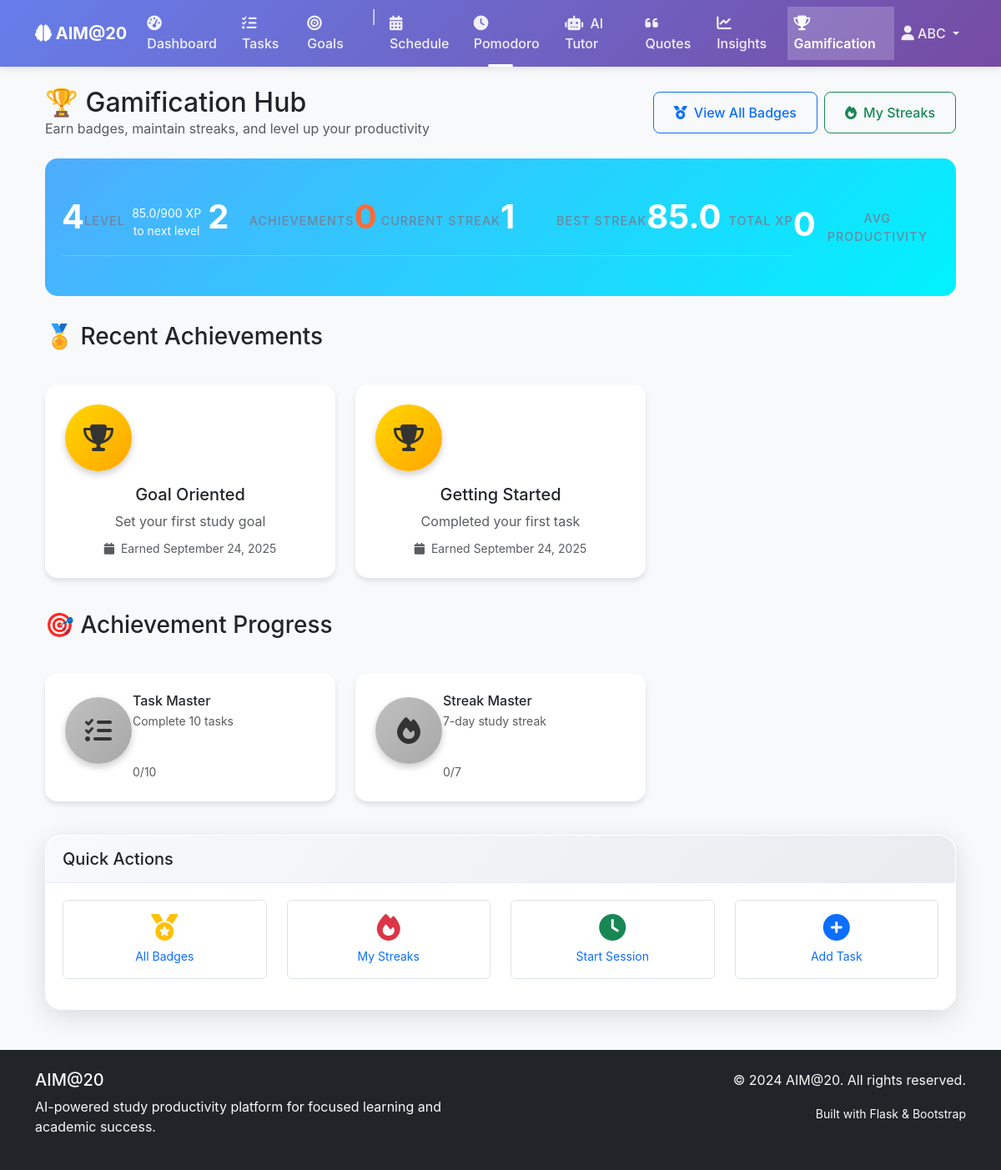
The app's page /gamification/ (signed in) with its own data.
### app/models.py (models this page shows, shortened)
class User(UserMixin, db.Model):
    id = db.Column(db.Integer, primary_key=True)
    username = db.Column(db.String(80), unique=True, nullable=False)
    email = db.Column(db.String(120), unique=True, nullable=False)
    password_hash = db.Column(db.String(128), nullable=False)
    is_admin = db.Column(db.Boolean, default=False)
    created_at = db.Column(db.DateTime, default=datetime.utcnow)
    last_login = db.Column(db.DateTime)
    tasks = db.relationship('Task', backref='user', lazy=True, cascade='all, delete-orphan')
    goals = db.relationship('Goal', backref='user', lazy=True, cascade='all, delete-orphan')
    schedules = db.relationship('Schedule', backref='user', lazy=True, cascade='all, delete-orphan')
    pomodoro_sessions = db.relationship('PomodoroSession', backref='user', lazy=True, cascade='all, delete-orphan')
    achievements = db.relationship('Achievement', backref='user', lazy=True, cascade='all, delete-orphan')
    user_settings = db.relationship('UserSettings', backref='user', lazy=True, cascade='all, delete-orphan', uselist=False)
    productivity_data = db.relationship('UserProductivity', backref='user', lazy=True, cascade='all, delete-orphan')
    ai_chats = db.relationship('AIChat', backref='user', lazy=True, cascade='all, delete-orphan')
    quizzes = db.relationship('Quiz', backref='user', lazy=True, cascade='all, delete-orphan')
    quiz_attempts = db.relationship('QuizAttempt', backref='user', lazy=True, cascade='all, delete-orphan')

class Achievement(db.Model):
    id = db.Column(db.Integer, primary_key=True)
    user_id = db.Column(db.Integer, db.ForeignKey('user.id'), nullable=False)
    achievement_type = db.Column(db.String(50), nullable=False)  # e.g., 'first_task', 'study_streak'
    title = db.Column(db.String(100), nullable=False)
    description = db.Column(db.Text)
    earned_at = db.Column(db.DateTime, default=datetime.utcnow)
    badge_image = db.Column(db.String(100))  # path to badge image

### app/routes/gamification.py (the view)
@gamification_bp.route('/')
@login_required
def index():
    achievements = Achievement.query.filter_by(user_id=current_user.id)\
        .order_by(Achievement.earned_at.desc()).all()
    stats = calculate_gamification_stats(current_user.id)
    new_achievements = check_for_new_achievements(current_user.id)
    earned_types = [ach.achievement_type for ach in achievements]
    progress_badges = []
    available_badges = [
        {'type': 'first_task', 'title': 'Getting Started', 'description': 'Complete your first task', 'icon': 'fas fa-check-circle', 'target': 1},
        {'type': 'task_master', 'title': 'Task Master', 'description': 'Complete 10 tasks', 'icon': 'fas fa-tasks', 'target': 10},
        {'type': 'streak_master', 'title': 'Streak Master', 'description': '7-day study streak', 'icon': 'fas fa-fire', 'target': 7}
    ]
    for badge in available_badges:
        if badge['type'] not in earned_types:
            progress = calculate_badge_progress(current_user.id, badge['type'])
            badge_with_progress = badge.copy()
            badge_with_progress.update(progress)
            progress_badges.append(badge_with_progress)
    return render_template('gamification/index.html',
                         achievements=achievements,
                         stats=stats,
                         new_achievements=new_achievements,
                         progress_badges=progress_badges)

### app/templates/gamification/index.html (shortened to what this page needs)
{% extends "base.html" %}
{% block content %}
<div class="container-fluid">
    <div class="row mb-4">
        <div class="col">
            <div class="d-flex justify-content-between align-items-center">
                <div>
                    <h1 class="h2 mb-0">🏆 Gamification Hub</h1>
                    <p class="text-muted mb-0">Earn badges, maintain streaks, and level up your productivity</p>
                </div>
                <div class="d-flex gap-2">
                    <a href="{{ url_for('gamification.badges') }}" class="btn btn-outline-primary">
                        <i class="fas fa-medal me-2"></i>View All Badges
                    </a>
                    <a href="{{ url_for('gamification.streaks') }}" class="btn btn-outline-success">
                        <i class="fas fa-fire me-2"></i>My Streaks
                    </a>
                </div>
            </div>
        </div>
    </div>
    <div class="stats-card">
        <div class="row text-center">
            <div class="col-lg-2 col-md-4 col-sm-6 stat-item">
                <span class="stat-value">{{ stats.level }}</span>
                <span class="stat-label">Level</span>
                <small class="d-block mt-1">{{ stats.total_points }}/{{ stats.next_level_points }} XP to next level</small>
            </div>
            <div class="col-lg-2 col-md-4 col-sm-6 stat-item">
                <span class="stat-value">{{ stats.total_achievements }}</span>
                <span class="stat-label">Achievements</span>
            </div>
            <div class="col-lg-2 col-md-4 col-sm-6 stat-item">
                <span class="stat-value streak-flame">{{ stats.current_streak }}</span>
                <span class="stat-label">Current Streak</span>
            </div>
            <div class="col-lg-2 col-md-4 col-sm-6 stat-item">
                <span class="stat-value">{{ stats.longest_streak }}</span>
                <span class="stat-label">Best Streak</span>
            </div>
            <div class="col-lg-2 col-md-4 col-sm-6 stat-item">
                <span class="stat-value">{{ stats.total_points }}</span>
                <span class="stat-label">Total XP</span>
            </div>
            <div class="col-lg-2 col-md-4 col-sm-6 stat-item">
                <span class="stat-value">{{ "%.0f"|format(stats.avg_productivity or 0) }}</span>
                <span class="stat-label">Avg Productivity</span>
            </div>
        </div>
    </div>
    <div class="row mb-4">
        <div class="col-12">
            <h3 class="mb-3">🏅 Recent Achievements</h3>
        </div>
    </div>
    <div class="row">
        {% if achievements %}
            {% for achievement in achievements[:6] %}
            <div class="col-lg-4 col-md-6 mb-4">
                <div class="achievement-card {% if achievement in new_achievements %}new-achievement{% endif %}">
                    <div class="text-center">
                        <div class="achievement-badge badge-gold">
                            <i class="fas fa-trophy"></i>
                        </div>
                        <h5 class="mb-2">{{ achievement.title }}</h5>
                        <p class="text-muted mb-2">{{ achievement.description }}</p>
                        <small class="text-muted">
                            <i class="fas fa-calendar me-1"></i>
                            Earned {{ achievement.earned_at.strftime('%B %d, %Y') }}
                        </small>
                    </div>
                </div>
            </div>
            {% endfor %}
        {% endif %}
    </div>
    {% if progress_badges %}
    <div class="row mb-4">
        <div class="col-12">
            <h3 class="mb-3">🎯 Achievement Progress</h3>
        </div>
    </div>
    <div class="row">
        {% for badge in progress_badges %}
        <div class="col-lg-4 col-md-6 mb-4">
            <div class="achievement-card">
                <div class="row align-items-center">
                    <div class="col-3">
                        <div class="achievement-badge badge-silver">
                            <i class="{{ badge.icon }}"></i>
                        </div>
                    </div>
                    <div class="col-9">
                        <h6 class="mb-1">{{ badge.title }}</h6>
                        <p class="small text-muted mb-2">{{ badge.description }}</p>
                        <div class="progress" style="height: 6px;">
                        </div>
                        <small class="text-muted">{{ badge.current }}/{{ badge.target }}</small>
                    </div>
                </div>
            </div>
        </div>
        {% endfor %}
    </div>
    {% endif %}
    <div class="row">
        <div class="col-12">
            <div class="card">
                <div class="card-header bg-light">
                    <h5 class="mb-0">Quick Actions</h5>
                </div>
                <div class="card-body">
                    <div class="row text-center">
                        <div class="col-md-3 mb-3">
                            <a href="{{ url_for('gamification.badges') }}" class="text-decoration-none">
                                <div class="p-3 border rounded hover-card">
                                    <i class="fas fa-medal fa-2x text-warning mb-2"></i>
                                    <div class="small">All Badges</div>
                                </div>
                            </a>
                        </div>
                        <div class="col-md-3 mb-3">
                            <a href="{{ url_for('gamification.streaks') }}" class="text-decoration-none">
                                <div class="p-3 border rounded hover-card">
                                    <i class="fas fa-fire fa-2x text-danger mb-2"></i>
                                    <div class="small">My Streaks</div>
                                </div>
                            </a>
                        </div>
                        <div class="col-md-3 mb-3">
                            <a href="{{ url_for('pomodoro.index') }}" class="text-decoration-none">
                                <div class="p-3 border rounded hover-card">
                                    <i class="fas fa-clock fa-2x text-success mb-2"></i>
                                    <div class="small">Start Session</div>
                                </div>
                            </a>
                        </div>
                        <div class="col-md-3 mb-3">
                            <a href="{{ url_for('tasks.create') }}" class="text-decoration-none">
                                <div class="p-3 border rounded hover-card">
                                    <i class="fas fa-plus-circle fa-2x text-primary mb-2"></i>
                                    <div class="small">Add Task</div>
                                </div>
                            </a>
                        </div>
                    </div>
                </div>
            </div>
        </div>
    </div>
</div>
{% endblock %}

### app/templates/base.html (shortened to what this page needs)
<!DOCTYPE html>
<html lang="en">
<head>
    <link href="https://cdn.jsdelivr.net/npm/bootstrap@5.3.0/dist/css/bootstrap.min.css" rel="stylesheet">
    <link rel="stylesheet" href="https://cdnjs.cloudflare.com/ajax/libs/font-awesome/6.4.0/css/all.min.css">
    <link rel="stylesheet" href="{{ url_for('static', filename='css/style.css') }}">
</head>
<body>
    <nav class="navbar navbar-expand-lg navbar-dark bg-primary">
        <div class="container">
            <a class="navbar-brand" href="{{ url_for('main.index') }}">
                <i class="fas fa-brain"></i> AIM@20
            </a>
            <div class="collapse navbar-collapse" id="navbarNav">
                <ul class="navbar-nav me-auto">
                    {% if current_user.is_authenticated %}
                        <li class="nav-item">
                            <a class="nav-link {% if request.endpoint == 'main.dashboard' %}active{% endif %}" href="{{ url_for('main.dashboard') }}"
                               data-bs-toggle="tooltip" data-bs-placement="bottom" title="Your productivity dashboard">
                                <i class="fas fa-tachometer-alt me-1"></i>
                                <span class="d-none d-lg-inline">Dashboard</span>
                            </a>
                        </li>
                        <li class="nav-item">
                            <a class="nav-link" href="{{ url_for('tasks.index') }}" data-bs-toggle="tooltip" data-bs-placement="bottom" title="Manage your study tasks">
                                <i class="fas fa-tasks me-1"></i>
                                <span class="d-none d-lg-inline">Tasks</span>
                            </a>
                        </li>
                        <li class="nav-item">
                            <a class="nav-link " href="{{ url_for('goals.index') }}" data-bs-toggle="tooltip" data-bs-placement="bottom" title="Track your study goals">
                                <i class="fas fa-bullseye me-1"></i>
                                <span class="d-none d-lg-inline">Goals</span>
                            </a>
                        </li>
                        <li class="nav-item"><span class="navbar-text text-white mx-2">|</span></li>
                        <li class="nav-item">
                            <a class="nav-link " href="{{ url_for('schedules.index') }}" data-bs-toggle="tooltip" data-bs-placement="bottom" title="AI-generated study schedules">
                                <i class="fas fa-calendar-alt me-1"></i>
                                <span class="d-none d-lg-inline">Schedule</span>
                            </a>
                        </li>
                        <li class="nav-item">
                            <a class="nav-link " href="{{ url_for('pomodoro.index') }}" data-bs-toggle="tooltip" data-bs-placement="bottom" title="Focus timer with Pomodoro technique">
                                <i class="fas fa-clock me-1"></i>
                                <span class="d-none d-lg-inline">Pomodoro</span>
                            </a>
                        </li>
                        <li class="nav-item">
                            <a class="nav-link " href="{{ url_for('ai_tutor.index') }}" data-bs-toggle="tooltip" data-bs-placement="bottom" title="AI-powered study assistance">
                                <i class="fas fa-robot me-1"></i>
                                <span class="d-none d-lg-inline">AI Tutor</span>
                            </a>
                        </li>
                        <li class="nav-item">
                            <a class="nav-link " href="{{ url_for('quotes.index') }}" data-bs-toggle="tooltip" data-bs-placement="bottom" title="Motivational quotes collection">
                                <i class="fas fa-quote-left me-1"></i>
                                <span class="d-none d-lg-inline">Quotes</span>
                            </a>
                        </li>
                        <li class="nav-item">
                            <a class="nav-link " href="{{ url_for('insights.index') }}" data-bs-toggle="tooltip" data-bs-placement="bottom" title="Productivity analytics and insights">
                                <i class="fas fa-chart-line me-1"></i>
                                <span class="d-none d-lg-inline">Insights</span>
                            </a>
                        </li>
                        <li class="nav-item">
                            <a class="nav-link {% if request.endpoint and 'gamification' in request.endpoint %}active{% endif %}" href="{{ url_for('gamification.index') }}" data-bs-toggle="tooltip" data-bs-placement="bottom" title="Badges, streaks, and achievements">
                                <i class="fas fa-trophy me-1"></i>
                                <span class="d-none d-lg-inline">Gamification</span>
                            </a>
                        </li>
                    {% endif %}
                </ul>
                <ul class="navbar-nav">
                    {% if current_user.is_authenticated %}
                        <li class="nav-item dropdown">
                            <a class="nav-link dropdown-toggle" href="#" id="userDropdown" role="button" data-bs-toggle="dropdown">
                                <i class="fas fa-user"></i> {{ current_user.username }}
                            </a>
                        </li>
                    {% endif %}
                </ul>
            </div>
        </div>
    </nav>
    <main class="container mt-4">
        {% block content %}{% endblock %}
    </main>
    <footer class="bg-dark text-light mt-5 py-4">
        <div class="container">
            <div class="row">
                <div class="col-md-6">
                    <h5>AIM@20</h5>
                    <p>AI-powered study productivity platform for focused learning and academic success.</p>
                </div>
                <div class="col-md-6 text-md-end">
                    <p>&copy; 2024 AIM@20. All rights reserved.</p>
                    <p><small>Built with Flask & Bootstrap</small></p>
                </div>
            </div>
        </div>
    </footer>
</body>
</html>

### records on screen
User: username "ABC"
Achievement: title "Goal Oriented", description "Set your first study goal", earned_at "September 24, 2025"
Achievement: title "Getting Started", description "Completed your first task", earned_at "September 24, 2025"

### other values on screen
{{ stats.level }} "4"
{{ stats.total_points }} "85.0"
{{ stats.next_level_points }} "900"
{{ stats.total_achievements }} "2"
{{ stats.longest_streak }} "1"
{{ "%.0f"|format(stats.avg_productivity or 0) }} "0"
{{ badge.title }} "Task Master" "Streak Master"
{{ badge.description }} "Complete 10 tasks" "7-day study streak"
{{ badge.current }} "0" "0"
{{ badge.target }} "10" "7"
